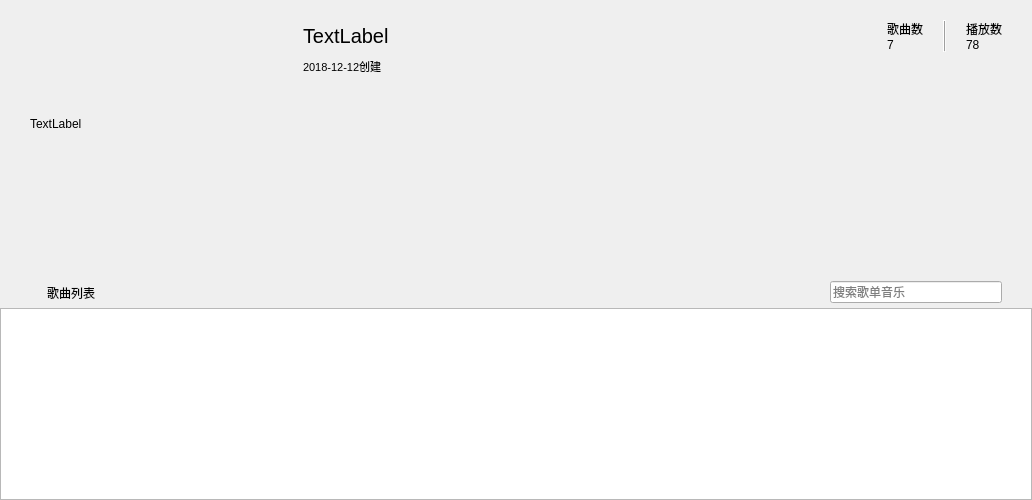
         <widget class="QWidget" name="music_list_detail">
          <layout class="QGridLayout" name="gridLayout_3">
           <property name="leftMargin">
            <number>0</number>
           </property>
           <property name="topMargin">
            <number>0</number>
           </property>
           <property name="rightMargin">
            <number>0</number>
           </property>
           <property name="bottomMargin">
            <number>0</number>
           </property>
           <property name="spacing">
            <number>0</number>
           </property>
           <item row="0" column="0">
            <widget class="QWidget" name="widget_2" native="true">
             <property name="sizePolicy">
              <sizepolicy hsizetype="Preferred" vsizetype="Fixed">
               <horstretch>0</horstretch>
               <verstretch>0</verstretch>
              </sizepolicy>
             </property>
             <property name="minimumSize">
              <size>
               <width>0</width>
               <height>308</height>
              </size>
             </property>
             <property name="maximumSize">
              <size>
               <width>16777215</width>
               <height>308</height>
              </size>
             </property>
             <layout class="QGridLayout" name="gridLayout_6">
              <property name="leftMargin">
               <number>30</number>
              </property>
              <property name="topMargin">
               <number>20</number>
              </property>
              <property name="rightMargin">
               <number>30</number>
              </property>
              <property name="bottomMargin">
               <number>0</number>
              </property>
              <item row="0" column="0" colspan="3">
               <layout class="QGridLayout" name="gridLayout_5">
                <property name="horizontalSpacing">
                 <number>20</number>
                </property>
                <item row="0" column="1">
                 <spacer name="horizontalSpacer_15">
                  <property name="orientation">
                   <enum>Qt::Horizontal</enum>
                  </property>
                  <property name="sizeType">
                   <enum>QSizePolicy::Fixed</enum>
                  </property>
                  <property name="sizeHint" stdset="0">
                   <size>
                    <width>55</width>
                    <height>20</height>
                   </size>
                  </property>
                 </spacer>
                </item>
                <item row="0" column="4">
                 <widget class="QLabel" name="lb_music_count">
                  <property name="text">
                   <string>歌曲数
7</string>
                  </property>
                 </widget>
                </item>
                <item row="2" column="3">
                 <spacer name="horizontalSpacer_14">
                  <property name="orientation">
                   <enum>Qt::Horizontal</enum>
                  </property>
                  <property name="sizeHint" stdset="0">
                   <size>
                    <width>478</width>
                    <height>20</height>
                   </size>
                  </property>
                 </spacer>
                </item>
                <item row="2" column="2">
                 <spacer name="verticalSpacer_2">
                  <property name="orientation">
                   <enum>Qt::Vertical</enum>
                  </property>
                  <property name="sizeHint" stdset="0">
                   <size>
                    <width>20</width>
                    <height>148</height>
                   </size>
                  </property>
                 </spacer>
                </item>
                <item row="0" column="0" rowspan="3">
                 <widget class="QLabel" name="music_list_image">
                  <property name="sizePolicy">
                   <sizepolicy hsizetype="Fixed" vsizetype="Fixed">
                    <horstretch>0</horstretch>
                    <verstretch>0</verstretch>
                   </sizepolicy>
                  </property>
                  <property name="minimumSize">
                   <size>
                    <width>198</width>
                    <height>198</height>
                   </size>
                  </property>
                  <property name="text">
                   <string>TextLabel</string>
                  </property>
                 </widget>
                </item>
                <item row="2" column="6">
                 <spacer name="verticalSpacer_4">
                  <property name="orientation">
                   <enum>Qt::Vertical</enum>
                  </property>
                  <property name="sizeHint" stdset="0">
                   <size>
                    <width>20</width>
                    <height>128</height>
                   </size>
                  </property>
                 </spacer>
                </item>
                <item row="0" column="5">
                 <widget class="Line" name="line">
                  <property name="styleSheet">
                   <string notr="true">background-color: qlineargradient(spread:pad, x1:0, y1:0, x2:1, y2:0, stop:0 rgba(225, 225, 226, 255), stop:1 rgba(255, 255, 255, 255));
color: rgb(225, 225, 226);</string>
                  </property>
                  <property name="frameShadow">
                   <enum>QFrame::Raised</enum>
                  </property>
                  <property name="orientation">
                   <enum>Qt::Vertical</enum>
                  </property>
                 </widget>
                </item>
                <item row="2" column="4">
                 <spacer name="verticalSpacer_3">
                  <property name="orientation">
                   <enum>Qt::Vertical</enum>
                  </property>
                  <property name="sizeHint" stdset="0">
                   <size>
                    <width>20</width>
                    <height>138</height>
                   </size>
                  </property>
                 </spacer>
                </item>
                <item row="0" column="6">
                 <widget class="QLabel" name="lb_played_count">
                  <property name="text">
                   <string>播放数
78</string>
                  </property>
                 </widget>
                </item>
                <item row="0" column="2">
                 <widget class="QLabel" name="music_list_name">
                  <property name="font">
                   <font>
                    <pointsize>15</pointsize>
                   </font>
                  </property>
                  <property name="text">
                   <string>TextLabel</string>
                  </property>
                 </widget>
                </item>
                <item row="1" column="2">
                 <widget class="QLabel" name="music_list_date">
                  <property name="font">
                   <font>
                    <pointsize>8</pointsize>
                   </font>
                  </property>
                  <property name="text">
                   <string>2018-12-12创建</string>
                  </property>
                 </widget>
                </item>
               </layout>
              </item>
              <item row="1" column="1">
               <spacer name="verticalSpacer">
                <property name="orientation">
                 <enum>Qt::Vertical</enum>
                </property>
                <property name="sizeHint" stdset="0">
                 <size>
                  <width>20</width>
                  <height>40</height>
                 </size>
                </property>
               </spacer>
              </item>
              <item row="2" column="0">
               <widget class="QLabel" name="label_4">
                <property name="sizePolicy">
                 <sizepolicy hsizetype="Fixed" vsizetype="Fixed">
                  <horstretch>0</horstretch>
                  <verstretch>0</verstretch>
                 </sizepolicy>
                </property>
                <property name="minimumSize">
                 <size>
                  <width>82</width>
                  <height>31</height>
                 </size>
                </property>
                <property name="maximumSize">
                 <size>
                  <width>82</width>
                  <height>31</height>
                 </size>
                </property>
                <property name="text">
                 <string>歌曲列表</string>
                </property>
                <property name="alignment">
                 <set>Qt::AlignCenter</set>
                </property>
               </widget>
              </item>
              <item row="2" column="1">
               <spacer name="horizontalSpacer_13">
                <property name="orientation">
                 <enum>Qt::Horizontal</enum>
                </property>
                <property name="sizeHint" stdset="0">
                 <size>
                  <width>503</width>
                  <height>20</height>
                 </size>
                </property>
               </spacer>
              </item>
              <item row="2" column="2">
               <widget class="QLineEdit" name="le_search_music_list">
                <property name="sizePolicy">
                 <sizepolicy hsizetype="Fixed" vsizetype="Fixed">
                  <horstretch>0</horstretch>
                  <verstretch>0</verstretch>
                 </sizepolicy>
                </property>
                <property name="minimumSize">
                 <size>
                  <width>172</width>
                  <height>0</height>
                 </size>
                </property>
                <property name="maximumSize">
                 <size>
                  <width>172</width>
                  <height>16777215</height>
                 </size>
                </property>
                <property name="placeholderText">
                 <string>搜索歌单音乐</string>
                </property>
               </widget>
              </item>
             </layout>
            </widget>
           </item>
           <item row="1" column="0">
            <widget class="TableWidget" name="musics">
             <property name="sizePolicy">
              <sizepolicy hsizetype="Preferred" vsizetype="Preferred">
               <horstretch>0</horstretch>
               <verstretch>0</verstretch>
              </sizepolicy>
             </property>
             <property name="font">
              <font>
               <family>微软雅黑</family>
               <pointsize>10</pointsize>
              </font>
             </property>
             <property name="styleSheet">
              <string notr="true">border-bottom-color: rgb(225, 225, 225);</string>
             </property>
             <property name="editTriggers">
              <set>QAbstractItemView::NoEditTriggers</set>
             </property>
            </widget>
           </item>
          </layout>
         </widget>
